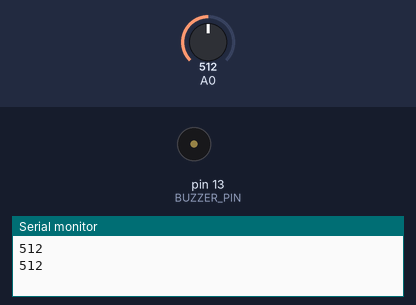
A sketch run on a simulated Arduino Uno, built with avr-gcc and run on an emulated ATmega328P. Shown: buzzer (waves = sounding, pin HIGH), the last lines printed to the serial monitor. The inputs (shaded band) are chosen by the test bench; at power-on: A0 = 512.

Above: at 1.8 s.
1.9 s: A0 set to 408
3.4 s: A0 set to 385
At 4.9 s:
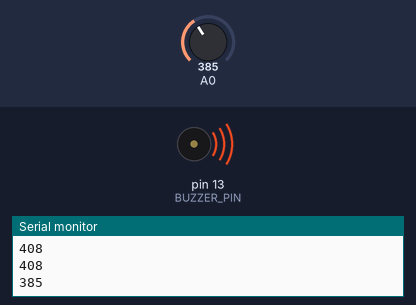
5.5 s: A0 set to 410
At 6.5 s:
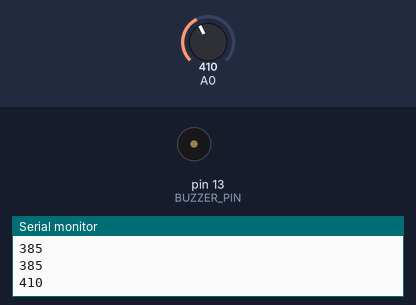
7.5 s: A0 set to 390
At 9.2 s:
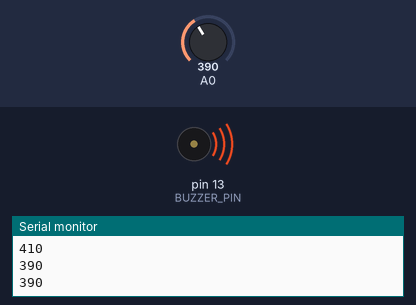
Timing chart, 0 to 10.5 s (numbered marks = the images above; inputs shaded):
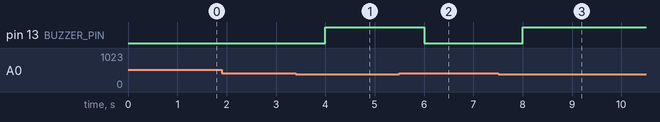

The sketch:

Rain_Sensor.ino
```cpp
#define BUZZER_PIN 13
void setup() {
  pinMode(BUZZER_PIN,OUTPUT);
  Serial.begin(9600);
}
void loop() {
  int sensorValue = analogRead(A0);
  Serial.println(sensorValue);
  if(sensorValue<400)
  {
    digitalWrite(BUZZER_PIN,HIGH);
  }
  else
  {
    digitalWrite(BUZZER_PIN,LOW);
  }
  delay(1000);
}
```

Measured:
- the behaviour switches between 400 and 399 on A0 (found by bisection; images 0 and 1)
- after the input at 3.4 s, pin 13 (BUZZER_PIN): LOW → HIGH after 0.60 s
- after the input at 5.5 s, pin 13 (BUZZER_PIN): HIGH → LOW after 0.50 s
- after the input at 7.5 s, pin 13 (BUZZER_PIN): LOW → HIGH after 0.50 s
